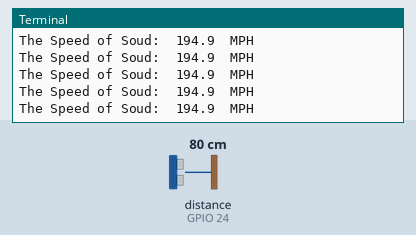
Recording of a program running on a simulated Raspberry Pi (BCM pin numbers). Parts: the last lines printed to the terminal. The inputs (shaded band) are chosen by the test bench; at power-on: distance to the obstacle (sensor on GPIO 24) 80 cm. The echo pulse lasts 58.3 µs per cm; the clock reads 2024-03-15 10:24:30 at power-on unless the program sets it.

Above: at 1.2 s.
1.3 s: distance to the obstacle (sensor on GPIO 24) set to 2 cm
At 1.6 s:
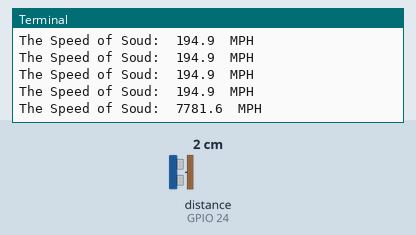
2.8 s: distance to the obstacle (sensor on GPIO 24) set to 4 cm
At 2.8 s:
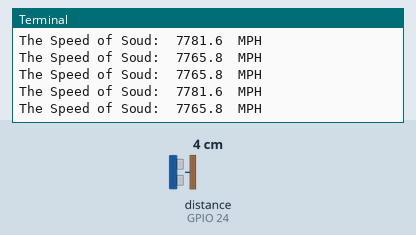
Timing chart, 0 to 5.8 s (numbered marks = the images above; inputs shaded):
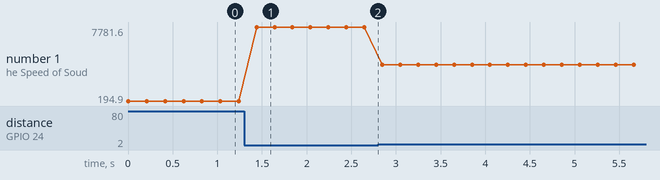

Measured:
- after the input at 1.3 s, the terminal: prints a new line after 0.14 s (image 1)
- plotted number 1: 194.9 → 7765.8 after the input at 1.3 s, 7765.8 → 3902.8 after the input at 2.8 s

The program:

soudofspeed.py
```python
# Measuring (SoS) Speed of Soud with the HC-SR04 Ultrasonic Sensor

# 1ft = 12 inches, 1mile = 5280ft
# r = d / t
#   = 16 inches / pt seconds
#   = (16 / ptt) [3600/(12*5280)] (miles/hour)

import RPi.GPIO as GPIO
import time

GPIO.setmode(GPIO.BCM)
TRIGPIN = 23
ECHOPIN = 24
GPIO.setup(TRIGPIN, GPIO.OUT)
GPIO.setup(ECHOPIN, GPIO.IN)

try:
    while True:
        GPIO.output(TRIGPIN, 0)                     # send trig pulse signal
        time.sleep(2E-6)                            # 2us low
        GPIO.output(TRIGPIN, 1)
        time.sleep(10E-6)                           # 10us high
        GPIO.output(TRIGPIN, 0)

        while GPIO.input(ECHOPIN) == 0:
            pass
        echoStartTime = time.time()
        while GPIO.input(ECHOPIN) == 1:
            pass
        echoStopTime = time.time()

        ptt = echoStopTime - echoStartTime                      # Ping Travel Time
        sos = 16 / ptt * 3600/(12*5280)                         # speed of soud
        print('The Speed of Soud: ', round(sos, 1), ' MPH')     # MPH

        time.sleep(.2)

except KeyboardInterrupt:
    GPIO.cleanup()
    print('\nGPIO Good to GO.')
```
